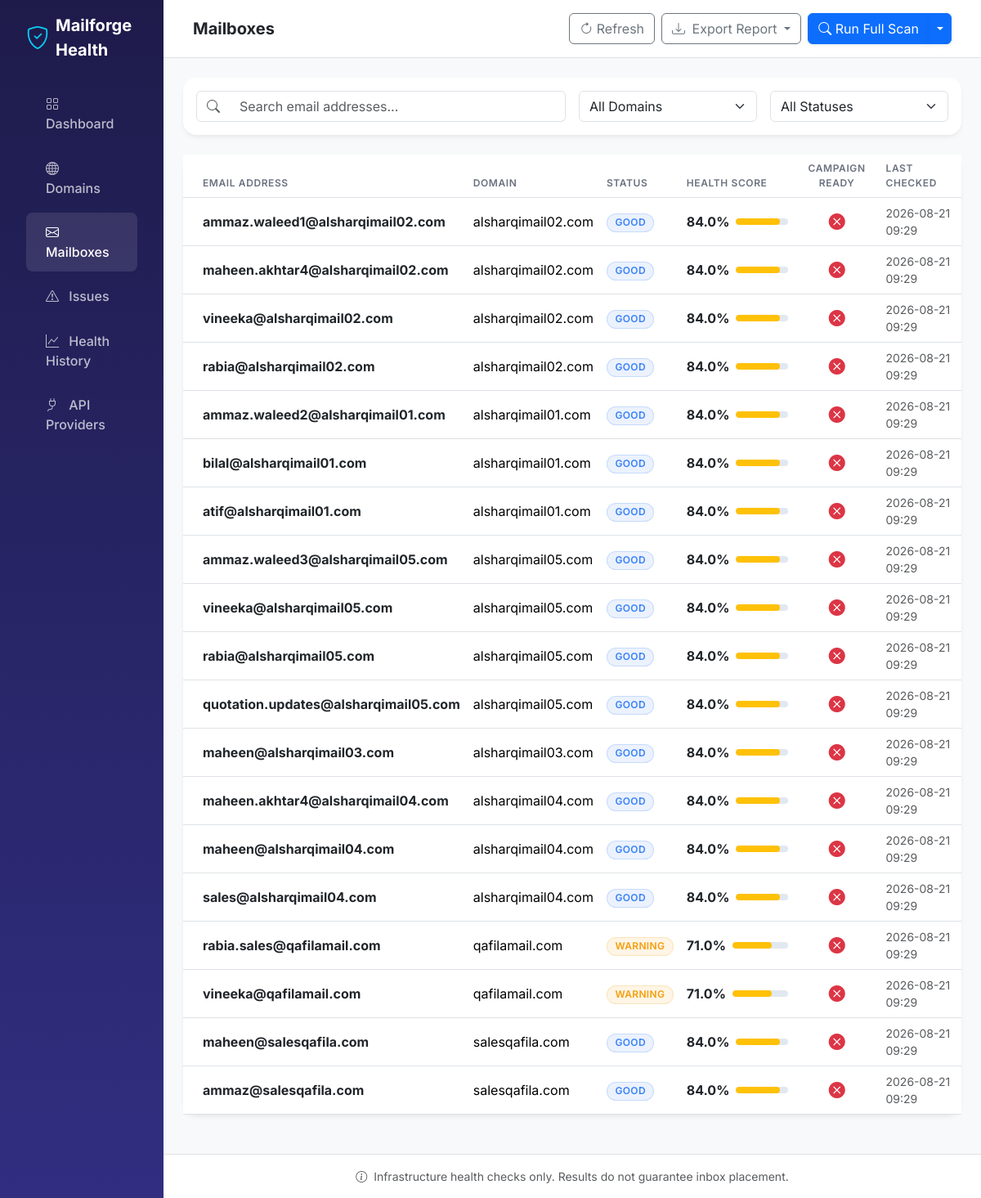
The page /mailboxes/ on the database its author committed.
### database/models.py (models this page shows)
class Mailbox(Base):
    __tablename__ = "mailboxes"
    id = Column(Integer, primary_key=True, index=True)
    domain_id = Column(Integer, ForeignKey("domains.id"))
    mailforge_id = Column(String, unique=True, index=True, nullable=True)
    email = Column(String, unique=True, index=True)
    status = Column(String)
    mailforge_status = Column(String)
    health_score = Column(Float, default=0.0)
    campaign_ready = Column(Boolean, default=False)
    created_at = Column(DateTime, nullable=True)
    forwarding_status = Column(String, nullable=True)
    last_checked = Column(DateTime, default=datetime.utcnow)
    domain = relationship("Domain", back_populates="mailboxes")
    checks = relationship("MailboxCheck", back_populates="mailbox")
    issues = relationship("Issue", back_populates="mailbox")

class Domain(Base):
    __tablename__ = "domains"
    id = Column(Integer, primary_key=True, index=True)
    mailforge_id = Column(String, unique=True, index=True, nullable=True)
    name = Column(String, unique=True, index=True)
    status = Column(String)  # PASS, WARN, FAIL, UNKNOWN
    mailforge_status = Column(String)
    health_score = Column(Float, default=0.0)
    campaign_ready = Column(Boolean, default=False)
    registrar = Column(String, nullable=True)
    expiration = Column(DateTime, nullable=True)
    last_checked = Column(DateTime, default=datetime.utcnow)
    mailboxes = relationship("Mailbox", back_populates="domain")
    checks = relationship("DomainCheck", back_populates="domain")
    issues = relationship("Issue", back_populates="domain")

### routes/mailboxes.py (the view)
@router.get("/")
def list_mailboxes(request: Request, db: Session = Depends(get_db)):
    mailboxes = db.query(Mailbox).all()
    return templates.TemplateResponse("mailboxes.html", {
        "request": request,
        "mailboxes": mailboxes,
        "active_page": "mailboxes"
    })

### templates/mailboxes.html (shortened to what this page needs)
{% extends "base.html" %}
{% block page_title %}Mailboxes{% endblock %}
{% block content %}
<div class="card mb-4">
    <div class="card-body">
        <div class="row g-3">
            <div class="col-md-6">
                <div class="input-group">
                    <span class="input-group-text bg-white"><i class="bi bi-search text-muted"></i></span>
                    <input type="text" class="form-control table-search border-start-0" data-target="#mailboxesTable" placeholder="Search email addresses...">
                </div>
            </div>
            <div class="col-md-3">
                <select class="form-select" id="domainFilter">
                    <option value="">All Domains</option>
                </select>
            </div>
            <div class="col-md-3">
                <select class="form-select" id="statusFilter">
                    <option value="">All Statuses</option>
                </select>
            </div>
        </div>
    </div>
</div>
<div class="card">
    <div class="card-body p-0">
        <div class="table-responsive">
            <table class="table table-hover mb-0" id="mailboxesTable">
                <thead class="bg-light">
                    <tr>
                        <th class="ps-4">Email Address</th>
                        <th>Domain</th>
                        <th>Status</th>
                        <th>Health Score</th>
                        <th class="text-center">Campaign Ready</th>
                        <th>Last Checked</th>
                    </tr>
                </thead>
                <tbody>
                    {% for m in mailboxes %}
                    <tr>
                        <td class="ps-4">
                            <a href="/mailboxes/{{ m.id }}" class="fw-bold text-dark">{{ m.email }}</a>
                        </td>
                        <td>
                            <a href="/domains/{{ m.domain.id }}" class="text-decoration-none">{{ m.domain.name }}</a>
                        </td>
                        <td>
                            <span class="badge badge-pill badge-{{ m.status|lower }}">{{ m.status }}</span>
                        </td>
                        <td style="min-width: 140px;">
                            <div class="d-flex align-items-center">
                                <span class="me-2 fw-bold text-dark">{{ m.health_score }}%</span>
                                <div class="progress w-100">
                                    <div class="progress-bar {% if m.health_score >= 90 %}bg-success{% elif m.health_score >= 70 %}bg-warning{% else %}bg-danger{% endif %}" style="width: {{ m.health_score }}%"></div>
                                </div>
                            </div>
                        </td>
                        <td class="text-center">
                            {% if m.campaign_ready %}
                            <i class="bi bi-check-circle-fill text-success fs-5"></i>
                            {% else %}
                            <i class="bi bi-x-circle-fill text-danger fs-5"></i>
                            {% endif %}
                        </td>
                        <td class="text-muted small">{{ m.last_checked.strftime('%Y-%m-%d %H:%M') if m.last_checked else 'Never' }}</td>
                    </tr>
                    {% endfor %}
                </tbody>
            </table>
        </div>
    </div>
</div>
{% endblock %}

### static/css/style.css (style rules this page uses)
:root { --primary: #4f46e5; --success: #10b981; --warning: #f59e0b; --danger: #ef4444; --info: #3b82f6; --dark: #111827; --light: #f3f4f6; --gray: #6b7280; --sidebar-bg-start: #1e1b4b; --sidebar-bg-end: #312e81; }
body { font-family: 'Inter', sans-serif; background-color: #f8fafc; color: #334155; overflow-x: hidden; }
.card { border: none; border-radius: 1rem; box-shadow: 0 4px 6px -1px rgba(0, 0, 0, 0.05), 0 2px 4px -1px rgba(0, 0, 0, 0.03); transition: transform 0.2s ease, box-shadow 0.2s ease; margin-bottom: 1.5rem; }
.badge-pill { padding: 0.35em 0.8em; border-radius: 50rem; font-weight: 600; letter-spacing: 0.025em; font-size: 0.75rem; text-transform: uppercase; }
.badge-good, .badge-low { background-color: rgba(59, 130, 246, 0.1); color: var(--info); border: 1px solid rgba(59, 130, 246, 0.2); }
.badge-warning, .badge-medium { background-color: rgba(245, 158, 11, 0.1); color: var(--warning); border: 1px solid rgba(245, 158, 11, 0.2); }
.progress { height: 0.5rem; border-radius: 1rem; background-color: #e2e8f0; overflow: hidden; }
.progress-bar { border-radius: 1rem; transition: width 1s ease-in-out; }
.table { vertical-align: middle; }
.table th { font-weight: 600; color: var(--gray); text-transform: uppercase; font-size: 0.75rem; letter-spacing: 0.05em; border-top: none; }
.table tbody tr { transition: background-color 0.2s; }
.table a { text-decoration: none; color: inherit; }

### rows shown on the page
Mailbox: email "ammaz.waleed1@alsharqimail02.com", domain.name "alsharqimail02.com", status "GOOD", health_score "84.0", campaign_ready False (drawn), last_checked "2026-08-21 09:29"
Mailbox: email "maheen.akhtar4@alsharqimail02.com", domain.name "alsharqimail02.com", status "GOOD", health_score "84.0", campaign_ready False (drawn), last_checked "2026-08-21 09:29"
Mailbox: email "vineeka@alsharqimail02.com", domain.name "alsharqimail02.com", status "GOOD", health_score "84.0", campaign_ready False (drawn), last_checked "2026-08-21 09:29"
Mailbox: email "rabia@alsharqimail02.com", domain.name "alsharqimail02.com", status "GOOD", health_score "84.0", campaign_ready False (drawn), last_checked "2026-08-21 09:29"
Mailbox: email "ammaz.waleed2@alsharqimail01.com", domain.name "alsharqimail01.com", status "GOOD", health_score "84.0", campaign_ready False (drawn), last_checked "2026-08-21 09:29"
Mailbox: email "bilal@alsharqimail01.com", domain.name "alsharqimail01.com", status "GOOD", health_score "84.0", campaign_ready False (drawn), last_checked "2026-08-21 09:29"
Mailbox: email "atif@alsharqimail01.com", domain.name "alsharqimail01.com", status "GOOD", health_score "84.0", campaign_ready False (drawn), last_checked "2026-08-21 09:29"
Mailbox: email "ammaz.waleed3@alsharqimail05.com", domain.name "alsharqimail05.com", status "GOOD", health_score "84.0", campaign_ready False (drawn), last_checked "2026-08-21 09:29"
Mailbox: email "vineeka@alsharqimail05.com", domain.name "alsharqimail05.com", status "GOOD", health_score "84.0", campaign_ready False (drawn), last_checked "2026-08-21 09:29"
Mailbox: email "rabia@alsharqimail05.com", domain.name "alsharqimail05.com", status "GOOD", health_score "84.0", campaign_ready False (drawn), last_checked "2026-08-21 09:29"
Mailbox: email "quotation.updates@alsharqimail05.com", domain.name "alsharqimail05.com", status "GOOD", health_score "84.0", campaign_ready False (drawn), last_checked "2026-08-21 09:29"
Mailbox: email "maheen@alsharqimail03.com", domain.name "alsharqimail03.com", status "GOOD", health_score "84.0", campaign_ready False (drawn), last_checked "2026-08-21 09:29"
Mailbox: email "maheen.akhtar4@alsharqimail04.com", domain.name "alsharqimail04.com", status "GOOD", health_score "84.0", campaign_ready False (drawn), last_checked "2026-08-21 09:29"
Mailbox: email "maheen@alsharqimail04.com", domain.name "alsharqimail04.com", status "GOOD", health_score "84.0", campaign_ready False (drawn), last_checked "2026-08-21 09:29"
Mailbox: email "sales@alsharqimail04.com", domain.name "alsharqimail04.com", status "GOOD", health_score "84.0", campaign_ready False (drawn), last_checked "2026-08-21 09:29"
Mailbox: email "rabia.sales@qafilamail.com", domain.name "qafilamail.com", status "WARNING", health_score "71.0", campaign_ready False (drawn), last_checked "2026-08-21 09:29"
Mailbox: email "vineeka@qafilamail.com", domain.name "qafilamail.com", status "WARNING", health_score "71.0", campaign_ready False (drawn), last_checked "2026-08-21 09:29"
Mailbox: email "maheen@salesqafila.com", domain.name "salesqafila.com", status "GOOD", health_score "84.0", campaign_ready False (drawn), last_checked "2026-08-21 09:29"
Mailbox: email "ammaz@salesqafila.com", domain.name "salesqafila.com", status "GOOD", health_score "84.0", campaign_ready False (drawn), last_checked "2026-08-21 09:29"
